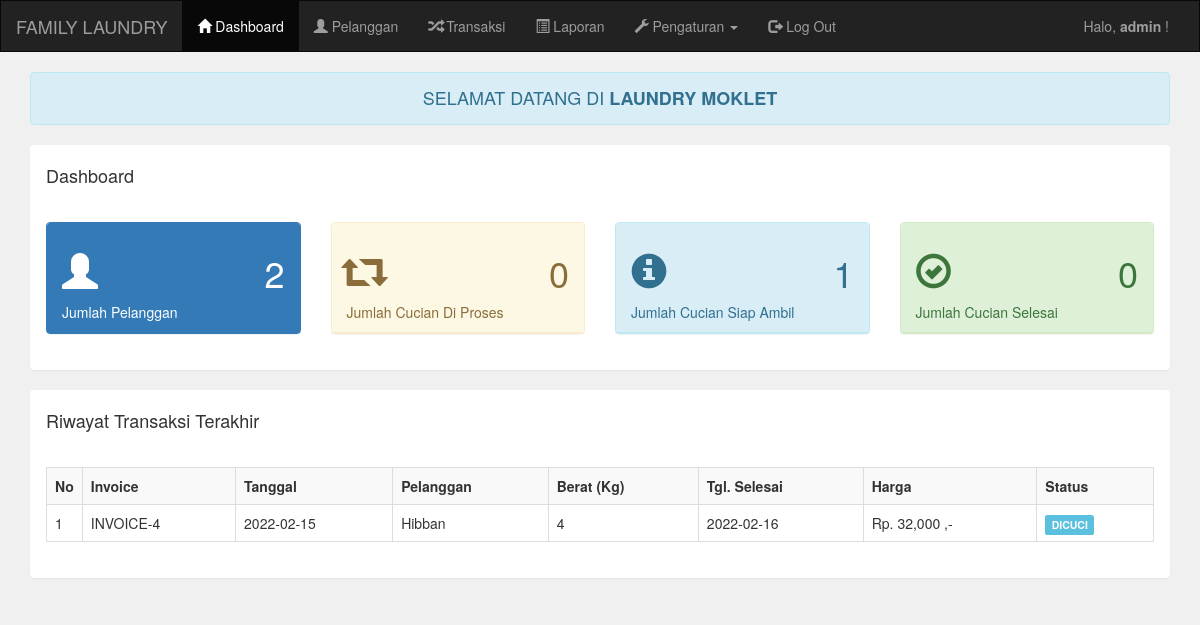
The page /admin (signed in) on the database its author committed.
### tables this page shows
CREATE TABLE `pelanggan` (
  `pelanggan_id` int(11) NOT NULL,
  `pelanggan_nama` varchar(255) NOT NULL,
  `pelanggan_hp` int(11) NOT NULL,
  `pelanggan_alamat` varchar(255) NOT NULL
);

CREATE TABLE `transaksi` (
  `transaksi_id` int(11) NOT NULL,
  `transaksi_tgl` date NOT NULL,
  `transaksi_pelanggan` int(11) NOT NULL,
  `transaksi_harga` int(11) NOT NULL,
  `transaksi_berat` int(11) NOT NULL,
  `transaksi_tgl_selesai` date NOT NULL,
  `transaksi_status` int(11) NOT NULL
);

### admin/index.php (the view)
<?php include 'header.php'; ?>
<?php
include '../koneksi.php';
?>
<div class="container">
    <div class="alert alert-info text-center">
        <h4 style="margin-bottom: 0px">SELAMAT DATANG DI <b>LAUNDRY MOKLET</b></h4>
    </div>
    <div class="panel">
        <div class="panel-heading">
            <h4>Dashboard</h4>
        </div>
        <div class="panel-body">
            <div class="row">
                <div class="col-md-3">
                    <div class="panel panel-primary">
                        <div class="panel-heading">
                            <h1>
                                <i class="glyphicon glyphicon-user"></i>
                                <span class="pull-right">
                                    <?php
                                    $pelanggan = mysqli_query($koneksi,"select * from pelanggan");
                                    echo mysqli_num_rows($pelanggan);
                                    ?>
                                </span>
                            </h1>
                            Jumlah Pelanggan
                        </div>
                    </div>
                </div>
                <div class="col-md-3">
                    <div class="panel panel-warning">
                        <div class="panel-heading">
                            <h1>
                                <i class="glyphicon glyphicon-retweet"></i>
                                <span class="pull-right">
                                    <?php
                                    $proses = mysqli_query($koneksi,"select * from transaksi where transaksi_status='0'");
                                    echo mysqli_num_rows($proses);
                                    ?>
                                </span>
                            </h1>
                            Jumlah Cucian Di Proses
                        </div>
                    </div>
                </div>
                <div class="col-md-3">
                    <div class="panel panel-info">
                        <div class="panel-heading">
                            <h1>
                                <i class="glyphicon glyphicon-info-sign"></i>
                                <span class="pull-right">
                                    <?php
                                    $proses = mysqli_query($koneksi,"select * from transaksi where transaksi_status='1'");
                                    echo mysqli_num_rows($proses);
                                    ?>
                                </span>
                            </h1>
                            Jumlah Cucian Siap Ambil
                        </div>
                    </div>
                </div>
                <div class="col-md-3">
                    <div class="panel panel-success">
                        <div class="panel-heading">
                            <h1>
                                <i class="glyphicon glyphicon-ok-circle"></i>
                                <span class="pull-right">
                                    <?php
                                    $proses = mysqli_query($koneksi,"select * from transaksi where transaksi_status='2'");
                                    echo mysqli_num_rows($proses);
                                    ?>
                                </span>
                            </h1>
                            Jumlah Cucian Selesai
                        </div>
                    </div>
                </div>
            </div>
        </div>
    </div>
    <div class="panel">
        <div class="panel-heading">
            <h4>Riwayat Transaksi Terakhir</h4>
        </div>
        <div class="panel-body">
            <table class="table table-bordered table-striped">
                <tr>
                    <th width="1%">No</th>
                    <th>Invoice</th>
                    <th>Tanggal</th>
                    <th>Pelanggan</th>
                    <th>Berat (Kg)</th>
                    <th>Tgl. Selesai</th>
                    <th>Harga</th>
                    <th>Status</th>
                </tr>
                <?php
                $data = mysqli_query($koneksi,"select * from pelanggan,transaksi where transaksi_pelanggan=pelanggan_id order by transaksi_id desc limit 7");
                $no = 1;
                while($d=mysqli_fetch_array($data)){
                    ?>
                    <tr>
                        <td><?php echo $no++; ?></td>
                        <td>INVOICE-<?php echo $d['transaksi_id']; ?></td>
                        <td><?php echo $d['transaksi_tgl']; ?></td>
                        <td><?php echo $d['pelanggan_nama']; ?></td>
                        <td><?php echo $d['transaksi_berat']; ?></td>
                        <td><?php echo $d['transaksi_tgl_selesai']; ?></td>
                        <td><?php echo "Rp. ".number_format($d['transaksi_harga']) ." ,-"; ?></td>
                        <td>
                            <?php
                            if($d['transaksi_status']=="0"){
                                echo "<div class='label label-warning'>PROSES</div>";
                            }else if($d['transaksi_status']=="1"){
                                echo "<div class='label label-info'>DICUCI</div>";
                            }else if($d['transaksi_status']=="2"){
                                echo "<div class='label label-success'>SELESAI</div>";
                            }
                            ?>
                        </td>
                    </tr>
                    <?php
                }
                ?>
            </table>
        </div>
    </div>
</div>
<?php include 'footer.php'; ?>

### rows shown on the page
pelanggan: transaksi.transaksi_id "4", transaksi.transaksi_tgl "2022-02-15", pelanggan_nama "Hibban", transaksi.transaksi_berat "4", transaksi.transaksi_tgl_selesai "2022-02-16", transaksi.transaksi_harga "32,000"

### other values the page prints
$_SESSION['username'] "admin"
mysqli_num_rows($pelanggan) "2"
mysqli_num_rows($proses) "0"
mysqli_num_rows($proses) "1"
